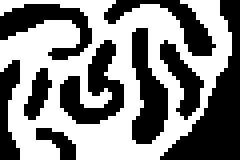
#> input picture testMaps/testNolli3.png, 60 x 40 px, found by its file name (shown 4 times larger)
$ jupyter execute breadthFirstSearch.ipynb
#> lines starting #> are read from the running program, lines starting #| are printed output that depends on the picture; after the words box and inside, x2 and y2 are one past the last pixel; in counts of white or black regions, pixels touching at a corner belong together
# **install dependencies, register maps, set constants**

**if in collab notebook or running for first time, un-comment the cell below:**

[cell 1]
# %pip install numpy
# %pip install pillow
# pip install matplotlib

**import dependencies**

[cell 2]
from PIL import Image
import numpy as np
import matplotlib.pyplot
import os

**number of iterations to run breadth search (i.e. number of cells to propogate outwards)**

[cell 3]
iterations = 100

**colourway**

[cell 4]
colourway = 'magma'

**point to nolli map**

[cell 5]
nolliPATH = r"C:\Users\hyche\Desktop\AR5802 Options 2\Pix2Pix\breadthFirstSearch\testMaps\testNolli3.png"

**point to POI map**

[cell 6]
poiPATH = r"C:\Users\hyche\Desktop\AR5802 Options 2\Pix2Pix\breadthFirstSearch\testMaps\testPOI3.png"

**point to output folder**

[cell 7]
outputFolder = r"C:\Users\hyche\Desktop\AR5802 Options 2\Pix2Pix\breadthFirstSearch\outputs"

# **define functions**

**function to convert image to bitmap**

[cell 8]
def bitmap(path):
    img = Image.open(path)
#> img is the input picture: PIL image 60x40 RGB; 52.1% white; 9 black regions, largest, box (x1, y1, x2, y2) and area: (40, 0, 60, 40) 300, (15, 10, 31, 31) 166, (33, 7, 42, 36) 159
    img_array = img.convert('1')
    img_array = np.array(img_array)
    return img_array

**check nolli map**

[cell 9]
walkable = bitmap(nolliPATH)
matplotlib.pyplot.matshow(walkable, cmap=colourway, vmin = 0, vmax = 1)
np.shape(walkable)
#> Out = (40, 60)

**check poi map**

[cell 10]
poi = bitmap(poiPATH)
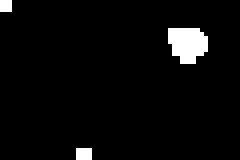
#> input picture testMaps/testPOI3.png, 60 x 40 px, found by its file name (shown 4 times larger)
#> in bitmap, img is the input picture: PIL image 60x40 RGB; 3.8% white; 3 white regions (2 under 20 px), largest, box (x1, y1, x2, y2) and area: (42, 7, 52, 16) 71
matplotlib.pyplot.matshow(poi, cmap=colourway, vmin = 0, vmax = 1)
np.shape(poi)
#> Out = (40, 60)

**verify images are the same shape**

[cell 11]
if np.shape(poi) != np.shape(walkable):
    print("The bitmaps are not the same size. The POI map is", np.shape(poi), "and the walkable map is", np.shape(walkable))

else:
    height, width = np.shape(poi)
#> height = 40; width = 60
    print(f"height: {height}, width: {width}")
#| height: 40, width: 60

**initialise frontier cells**

[cell 12]
frontier = []

for h in range(height):
    for w in range(width):
        if poi[h][w] == 1:
            frontier.append((h, w))

**initialise mutable cells, distance array**

[cell 13]
mutable = walkable.copy()
distance = np.full((height, width), iterations)

for h in range(height):
    for w in range(width):
        if poi[h][w] == 1:
            mutable[h][w] = 0
            distance[h][w] = 0
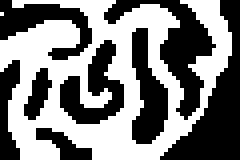
#> mutable: shape (40, 60) bool (shown 4 times larger); 49.9% white; 2 white regions (1 under 20 px), largest, box (x1, y1, x2, y2) and area: (0, 0, 58, 40) 1196

matplotlib.pyplot.matshow(mutable, cmap=colourway)

**propogate**

[cell 14]
i = 0
while i < iterations and len(frontier) != 0:
    if height == 0 or width == 0:
        print("The bitmaps are not the same size. The POI map is", np.shape(poi), "and the walkable map is", np.shape(walkable))
        break

    frontierTemp = []
    for f in range(len(frontier)):
        h, w = frontier[f]
        mutable[h][w] = 0

        if h == 0: # if the cell is on the top edge, try propogate except down, update frontierTemp
            if mutable[h+1][w]:
                distance[h+1][w] = i
                mutable[h+1][w] = 0
                frontierTemp.append((h+1, w))

            if mutable[h][w+1]:
                distance[h][w+1] = i
                mutable[h][w+1] = 0
                frontierTemp.append((h, w+1))

            if mutable[h][w-1]:
                distance[h][w-1] = i
                mutable[h][w-1] = 0
                frontierTemp.append((h, w-1))

        if h == height-1: # if the cell is on the bottom edge, try propogate except up, update frontierTemp
            if mutable[h-1][w]:
                distance[h-1][w] = i
                mutable[h-1][w] = 0
                frontierTemp.append((h-1, w))

            if mutable[h][w+1]:
                distance[h][w+1] = i
                mutable[h][w+1] = 0
                frontierTemp.append((h, w+1))

            if mutable[h][w-1]:
                distance[h][w-1] = i
                mutable[h][w-1] = 0
                frontierTemp.append((h, w-1))

        if w == 0: # if the cell is on the left edge, try propogate except right, update frontierTemp
            if mutable[h][w+1]:
                distance[h][w+1] = i
                mutable[h][w+1] = 0
                frontierTemp.append((h, w+1))

            if mutable[h+1][w]:
                distance[h+1][w] = i
                mutable[h+1][w] = 0
                frontierTemp.append((h+1, w))

            if mutable[h-1][w]:
                distance[h-1][w] = i
                mutable[h-1][w] = 0
                frontierTemp.append((h-1, w))

        if w == width-1: # if the cell is on the right edge, try propogate except left, update frontierTemp
            if mutable[h][w-1]:
                distance[h][w-1] = i
                mutable[h][w-1] = 0
                frontierTemp.append((h, w-1))

            if mutable[h+1][w]:
                distance[h+1][w] = i
                mutable[h+1][w] = 0
                frontierTemp.append((h+1, w))

            if mutable[h-1][w]:
                distance[h-1][w] = i
                mutable[h-1][w] = 0
                frontierTemp.append((h-1, w))

        if h != 0 and h != height-1 and w != 0 and w != width-1: # if not on the edge, try propogate in all directions, update frontierTemp
            if mutable[h+1][w]:
                distance[h+1][w] = i
                mutable[h+1][w] = 0
                frontierTemp.append((h+1, w))

            if mutable[h-1][w]:
                distance[h-1][w] = i
                mutable[h-1][w] = 0
                frontierTemp.append((h-1, w))

            if mutable[h][w+1]:
                distance[h][w+1] = i
                mutable[h][w+1] = 0
                frontierTemp.append((h, w+1))

            if mutable[h][w-1]:
                distance[h][w-1] = i
                mutable[h][w-1] = 0
                frontierTemp.append((h, w-1))

    frontier = frontierTemp
    i = i+1
    print(f"iteration {i}, number of frontiers: {len(frontier)}")
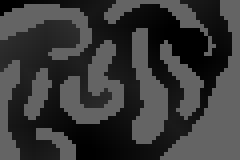
#> distance: shape (40, 60) int64 (shown 4 times larger); min 0, max 100, mean 55.9
#> mutable: shape (40, 60) bool; every value is 0
#> after the loop, i = 47

[cell 15]
for h in range(height):
    for w in range(width):
        if distance[h][w] == iterations:
            distance[h][w] = 0
        else:
            distance[h][w] = i - distance[h][w]
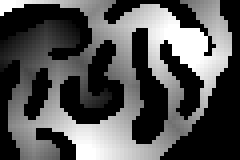
#> distance: shape (40, 60) int64 (shown 4 times larger); min 0, max 47, mean 15.6; drawn with min black and max white
